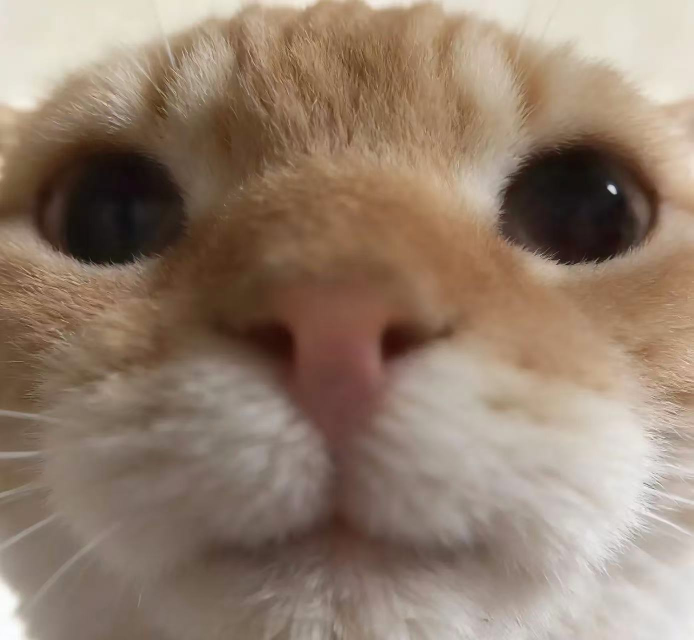
#> input picture l1_frequent/picture/g1/cat1.jpg, 1387 x 1280 px (shown at 1/2 size)
$ python fuse_high_low.py --a picture/g1/cat1.jpg --b picture/g1/cat2.jpg --out out.png --radius 1.0
#> lines starting #> are read from the running program, lines starting #| are printed output that depends on the picture
#!/usr/bin/env python3
import argparse
from dataclasses import dataclass
from pathlib import Path

import cv2
import numpy as np


@dataclass(frozen=True)
class ResizeSpec:
    width: int
    height: int


def _imread_color(path: str) -> np.ndarray:
    img = cv2.imread(path, cv2.IMREAD_COLOR)
    if img is None:
        raise FileNotFoundError(f"Failed to read image: {path}")
    return img


def _to_float01(img_bgr_u8: np.ndarray) -> np.ndarray:
    if img_bgr_u8.dtype != np.uint8:
        raise ValueError(f"Expected uint8 image, got {img_bgr_u8.dtype}")
    return img_bgr_u8.astype(np.float32) / 255.0


def _to_u8(img_float01: np.ndarray) -> np.ndarray:
    img = np.clip(img_float01, 0.0, 1.0)
    return (img * 255.0 + 0.5).astype(np.uint8)


def _fmt_float_for_name(x: float) -> str:
    # short, human-readable, no trailing zeros like 10.0 -> 10
    return format(float(x), "g")


def _parse_resize_spec(s: str | None, a_shape_hw: tuple[int, int], b_shape_hw: tuple[int, int]) -> ResizeSpec:
    if s is None or s.lower() == "auto":
        # pick the larger area image as target, preserves more detail by default
        ah, aw = a_shape_hw
        bh, bw = b_shape_hw
        if aw * ah >= bw * bh:
            return ResizeSpec(width=aw, height=ah)
        return ResizeSpec(width=bw, height=bh)

    if "x" not in s:
        raise ValueError("resize must be like 1280x720 or 'auto'")
    w_s, h_s = s.lower().split("x", 1)
    w = int(w_s)
    h = int(h_s)
    if w <= 0 or h <= 0:
        raise ValueError("resize width/height must be positive")
    return ResizeSpec(width=w, height=h)


def _resize(img: np.ndarray, spec: ResizeSpec, interpolation: str) -> np.ndarray:
    interp = {
        "linear": cv2.INTER_LINEAR,
        "area": cv2.INTER_AREA,
        "cubic": cv2.INTER_CUBIC,
        "lanczos": cv2.INTER_LANCZOS4,
    }.get(interpolation)
    if interp is None:
        raise ValueError("interpolation must be one of: linear, area, cubic, lanczos")
    return cv2.resize(img, (spec.width, spec.height), interpolation=interp)


def _make_lowpass_mask(h: int, w: int, radius: float) -> np.ndarray:
    if radius <= 0:
        raise ValueError("radius must be > 0")
    cy = (h - 1) / 2.0
    cx = (w - 1) / 2.0
    yy, xx = np.ogrid[:h, :w]
    dist2 = (yy - cy) ** 2 + (xx - cx) ** 2
    return dist2 <= float(radius) ** 2


def _lowpass_fft(img_float01: np.ndarray, radius: float) -> np.ndarray:
    """
    频域低通滤波：先 fft2，再乘圆形低通掩码，再 ifft2。
    对三个通道一起做（在 H, W 维度上做 FFT）。
    """
    if img_float01.ndim != 3 or img_float01.shape[2] != 3:
        raise ValueError("Expected HxWx3 image in [0,1] for FFT lowpass")
    h, w, _ = img_float01.shape
    mask = _make_lowpass_mask(h, w, radius).astype(np.float32)
    mask = mask[:, :, None]  # broadcast to 3 channels

    f = np.fft.fft2(img_float01, axes=(0, 1))
    fshift = np.fft.fftshift(f, axes=(0, 1))
    fshift_lp = fshift * mask
    f_ishift = np.fft.ifftshift(fshift_lp, axes=(0, 1))
    out = np.fft.ifft2(f_ishift, axes=(0, 1)).real
    return out


def _highpass_fft(img_float01: np.ndarray, radius: float) -> np.ndarray:
    """
    频域高通：原图减去同一半径的低通结果，相当于 A_high = A - lowpass(A).
    """
    low = _lowpass_fft(img_float01, radius=radius)
    return img_float01 - low


def fuse_high_low(
    a_float01: np.ndarray,
    b_float01: np.ndarray,
    radius: float,
    high_gain: float,
    b_gain: float,
) -> np.ndarray:
    # low frequency from b in frequency domain
    b_low = _lowpass_fft(b_float01, radius=radius)
    # high frequency from a in frequency domain (same radius)
    a_high = _highpass_fft(a_float01, radius=radius)
    return b_low * float(b_gain) + a_high * float(high_gain)


def main() -> int:
    p = argparse.ArgumentParser(
        description="Fuse: keep high frequency from image A, low frequency from image B, then add."
    )
    p.add_argument("--a", required=True, help="Path to image A (keeps high frequency).")
    p.add_argument("--b", required=True, help="Path to image B (keeps low frequency).")
    p.add_argument("--out", required=True, help="Output image path.")
    p.add_argument(
        "--resize",
        default="auto",
        help="Target resolution as WxH like 1280x720, or 'auto' (default: larger-area image).",
    )
    p.add_argument(
        "--interp",
        default="area",
        choices=["linear", "area", "cubic", "lanczos"],
        help="Resize interpolation (default: area).",
    )
    p.add_argument(
        "--radius",
        type=float,
        required=True,
        help="Radius (in pixels) that defines low-frequency region in the frequency domain. "
        "Used both for low-pass on B and high-pass on A.",
    )
    p.add_argument(
        "--high-gain",
        type=float,
        default=1.0,
        help="Gain applied to A's high-frequency (default: 1.0).",
    )
    p.add_argument(
        "--b-gain",
        type=float,
        default=1.0,
        help="Gain applied to B's low-frequency base (default: 1.0). Use <1 to suppress B.",
    )
    p.add_argument(
        "--save-f32",
        action="store_true",
        help="Also save a .npy float32 output next to --out (useful for debugging).",
    )

    args = p.parse_args()

    img_a_u8 = _imread_color(args.a)
#> in _imread_color, img is the input picture: shape (1280, 1387, 3); mean B, G, R 108.3, 125.3, 146
    img_b_u8 = _imread_color(args.b)
#> call 2 of _imread_color, with path = 'picture/g1/cat2.jpg'
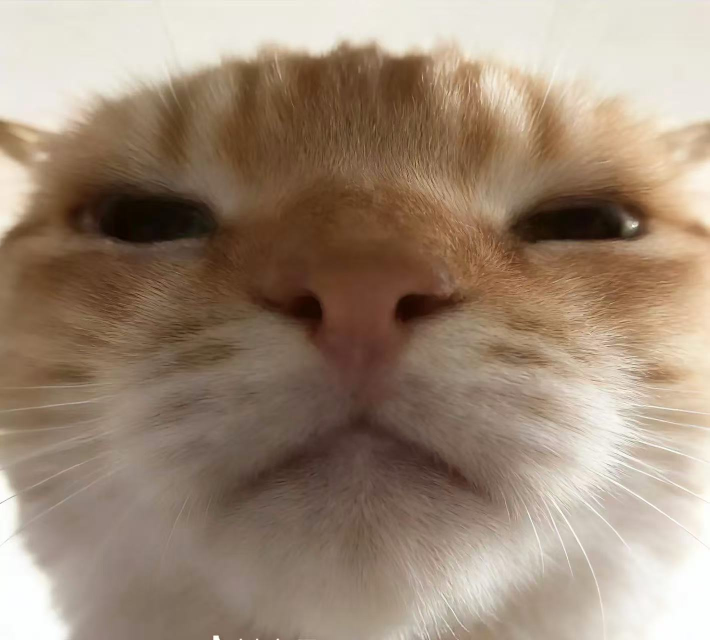
#> input picture l1_frequent/picture/g1/cat2.jpg, 1419 x 1280 px (shown at 1/2 size)
#> in _imread_color, img is the input picture: shape (1280, 1419, 3); mean B, G, R 117.2, 136, 156.2

    spec = _parse_resize_spec(
        args.resize,
        a_shape_hw=(img_a_u8.shape[0], img_a_u8.shape[1]),
        b_shape_hw=(img_b_u8.shape[0], img_b_u8.shape[1]),
    )

    img_a_u8 = _resize(img_a_u8, spec, interpolation=args.interp)
    img_b_u8 = _resize(img_b_u8, spec, interpolation=args.interp)

    a = _to_float01(img_a_u8)
    b = _to_float01(img_b_u8)

    fused = fuse_high_low(
        a,
        b,
        radius=args.radius,
        high_gain=args.high_gain,
        b_gain=args.b_gain,
    )
#> in _lowpass_fft, `out = np.fft.ifft2(f_ishift, axes=(0, 1)).real`:
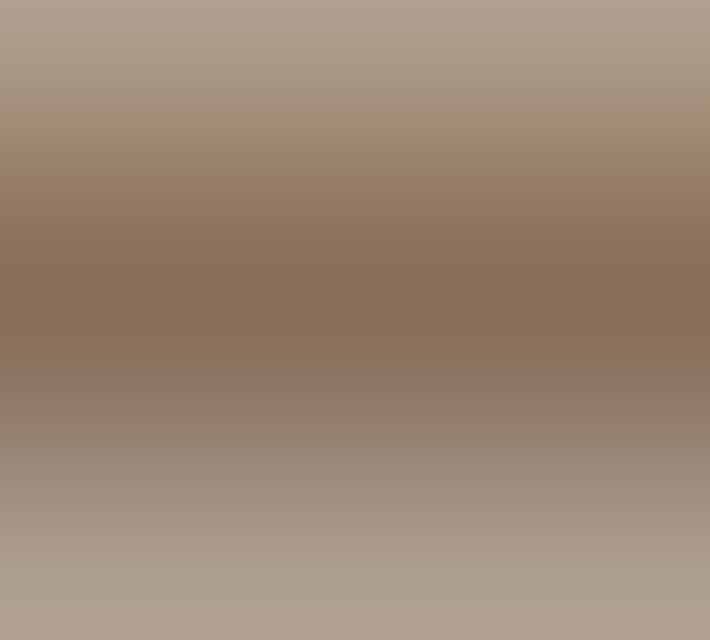
#> out: shape (1280, 1419, 3) float64 (shown at 1/2 size); mean of channels 0, 1, 2 0.46, 0.533, 0.613; drawn as B, G, R
#> call 2 of _lowpass_fft, with radius = 1
#> in _lowpass_fft (call 2), `out = np.fft.ifft2(f_ishift, axes=(0, 1)).real`:
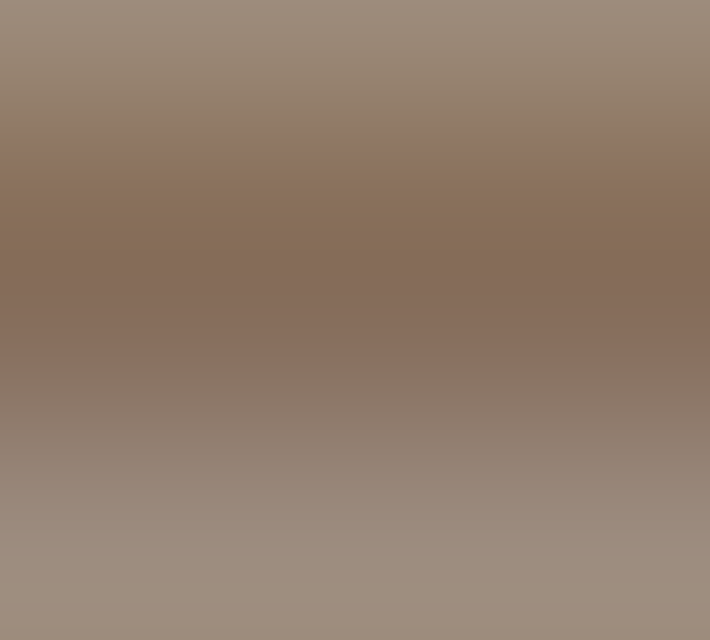
#> out: shape (1280, 1419, 3) float64 (shown at 1/2 size); mean of channels 0, 1, 2 0.425, 0.491, 0.572; drawn as B, G, R
#> in _highpass_fft, `return img_float01 - low`:
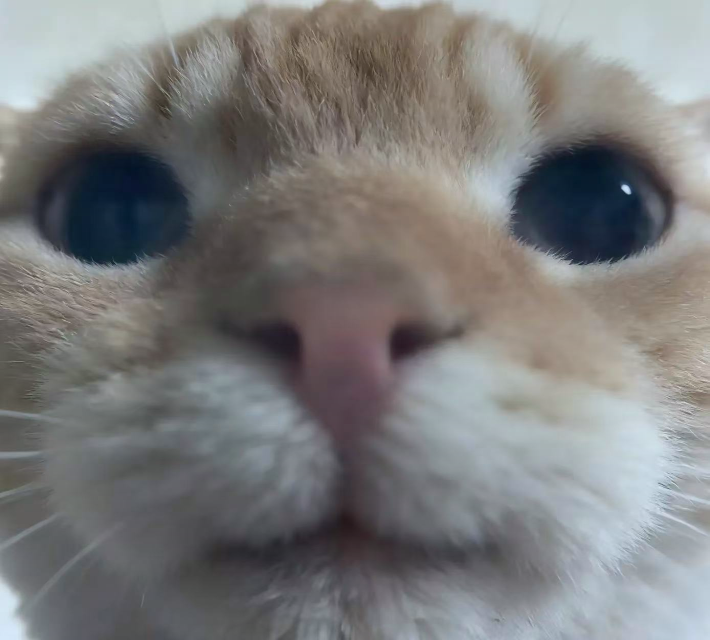
#> returned value: shape (1280, 1419, 3) float64 (shown at 1/2 size); mean of channels 0, 1, 2 2.51e-14, -2.11e-14, 2.4e-14; drawn with min black and max white

    out_path = Path(args.out)
    if out_path.suffix.lower() not in (".png", ".jpg", ".jpeg", ".bmp", ".tiff", ".tif", ".webp"):
        # 若 --out 是目录或没有扩展名，则在该路径下按参数写入 out_*.jpg
        out_name = (
            f"out_{_fmt_float_for_name(args.radius)}_"
            f"{_fmt_float_for_name(args.high_gain)}_"
            f"{_fmt_float_for_name(args.b_gain)}.jpg"
        )
        out_path = out_path / out_name
    out_path.parent.mkdir(parents=True, exist_ok=True)
    ok = cv2.imwrite(str(out_path), _to_u8(fused))
#> in _to_u8, `return (img * 255.0 + 0.5).astype(np.uint8)`:
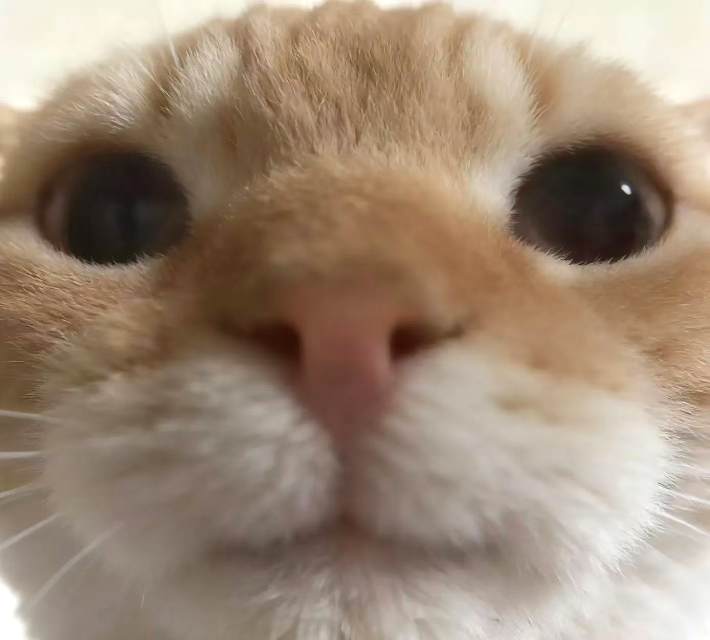
#> returned value: shape (1280, 1419, 3) (shown at 1/2 size); mean of channels 0, 1, 2 117.2, 136, 156.2; drawn as B, G, R
    if not ok:
        raise RuntimeError(f"Failed to write output image: {out_path}")

    if args.save_f32:
        np.save(str(out_path.with_suffix(out_path.suffix + ".npy")), fused.astype(np.float32))

    return 0


if __name__ == "__main__":
    raise SystemExit(main())
#> (the program exits here)
